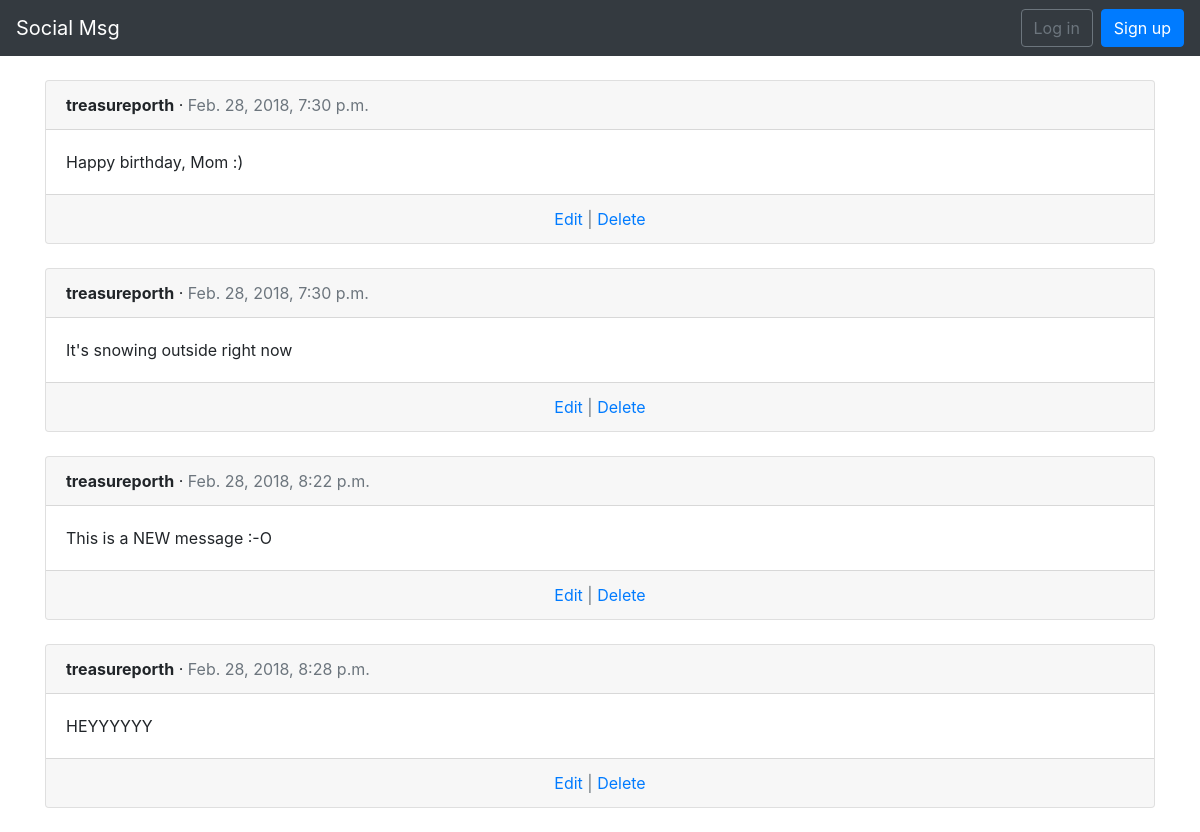
/posts/, run on the app's committed database.
### posts/models.py (models this page shows, shortened)
class Post(models.Model):
  message = models.CharField(max_length=280)
  date = models.DateTimeField(auto_now_add=True)
  author = models.ForeignKey(
    settings.AUTH_USER_MODEL,
    on_delete=models.CASCADE,
  )

### users/models.py (models this page shows)
class CustomUser(AbstractUser):
  objects = CustomUserManager()

### posts/views.py (the view)
# urls.py: path('', views.PostListView.as_view(), name='post_list'),
class PostListView(ListView):
  model = models.Post
  template_name = 'post_list.html'

### templates/post_list.html (shortened to what this page needs)
{% extends 'base.html' %}
{% block content %}
  {% for post in object_list %}
    <div class="card">
      <div class="card-header">
        <span class="font-weight-bold">{{ post.author }}</span> &middot; <span class="text-muted">{{ post.date }}</span>
      </div>
      <div class="card-body">
        {{ post.message }}
      </div>
      <div class="card-footer text-center text-muted">
        <a href="{% url 'post_edit' post.pk %}">Edit</a> |
        <a href="{% url 'post_delete' post.pk %}">Delete</a>
      </div>
    </div>
    <br />
  {% endfor %}
{% endblock content %}

### templates/base.html (shortened to what this page needs)
<!doctype html>
<html lang="en">
  <head>
    <link rel="stylesheet" href="https://maxcdn.bootstrapcdn.com/bootstrap/4.0.0/css/bootstrap.min.css">
  </head>
  <body>
    <nav class="navbar navbar-expand-md navbar-dark bg-dark mb-4">
      <a class="navbar-brand" href="{% url 'home' %}">Social Msg</a>
      <div class="collapse navbar-collapse" id="navbarCollapse">
        {% if user.is_authenticated %}
          <ul class="navbar-nav ml-auto">
            <li class="nav-item">
              <a class="nav-link dropdown-toggle" href="#" id="userMenu" data-toggle="dropdown" aria-haspopup="true" aria-expanded="false">
                {{ user.username }}
              </a>
              <div class="dropdown-menu dropdown-menu-right" aria-labelledby="userMenu">
                <a class="dropdown-item" href="#">Change password</a>
                <div class="dropdown-divider"></div>
                <a class="dropdown-item" href="{% url 'logout' %}">Log out</a>
              </div>
            </li>
          </ul>
        {% else %}
          <form class="form-inline ml-auto">
            <a href="{% url 'login' %}" class="btn btn-outline-secondary">Log in</a>
            <a href="{% url 'signup' %}" class="btn btn-primary ml-2">Sign up</a>
          </form>
        {% endif %}
      </div>
    </nav>
    <div class="container">
      {% block content %}
      {% endblock %}
    </div>
  </body>
</html>

### data on the page
Post: author "treasureporth", date "Feb. 28, 2018, 7:30 p.m.", message "Happy birthday, Mom :)"
Post: author "treasureporth", date "Feb. 28, 2018, 7:30 p.m.", message "It's snowing outside right now"
Post: author "treasureporth", date "Feb. 28, 2018, 8:22 p.m.", message "This is a NEW message :-O"
Post: author "treasureporth", date "Feb. 28, 2018, 8:28 p.m.", message "HEYYYYYY"
